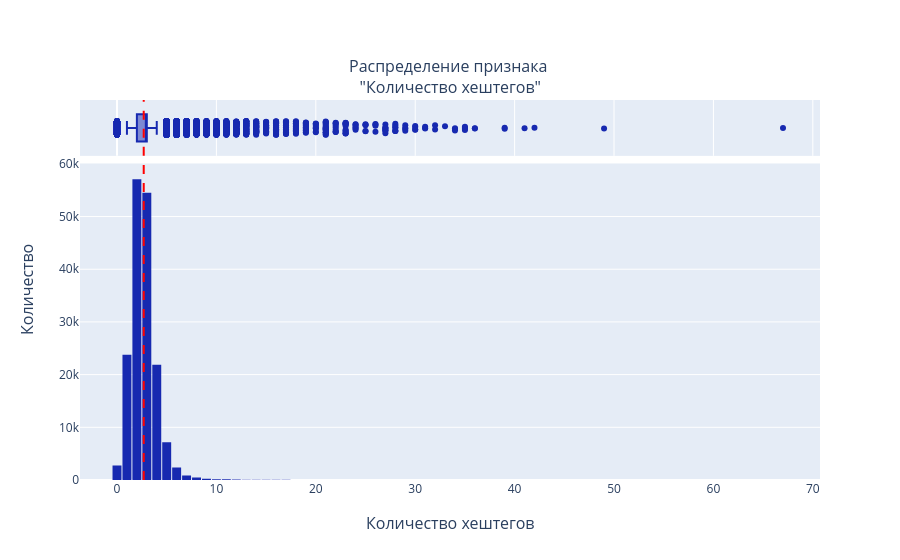

The notebook cell this image was saved under:
### Code cell
df_msgs['count_tags'] = df_msgs['tags'].apply(lambda x: len(x))

# Построение распределения количества тегов
plot_numerical_feature(df_msgs, 'count_tags', 'Количество хештегов')

### Figure 1 — Plotly figure (JSON) as saved in the notebook; plotly's stock layout.template omitted (floating-point values rounded to 4 significant figures; data arrays with more than 128 entries replaced by an {"elided": "..."} marker saying what was removed)
{"data": [{"jitter": 0.5, "marker": {"color": "#1729B0"}, "name": "", "showlegend": false, "type": "box", "x": {"elided": "171855 int values"}, "xaxis": "x", "yaxis": "y"}, {"marker": {"color": "#1729B0"}, "name": "Количество хештегов", "showlegend": false, "type": "histogram", "x": {"elided": "171855 int values"}, "xaxis": "x2", "yaxis": "y2"}], "layout": {"annotations": [{"font": {"size": 16}, "showarrow": false, "text": "Распределение признака <br>\"Количество хештегов\"", "x": 0.5, "xanchor": "center", "xref": "paper", "y": 1, "yanchor": "bottom", "yref": "paper"}, {"font": {"size": 16}, "showarrow": false, "text": "Количество хештегов", "x": 0.5, "xanchor": "center", "xref": "paper", "y": 0, "yanchor": "top", "yref": "paper", "yshift": -30}, {"font": {"size": 16}, "showarrow": false, "text": "Количество", "textangle": -90, "x": 0, "xanchor": "right", "xref": "paper", "xshift": -40, "y": 0.5, "yanchor": "middle", "yref": "paper"}], "autosize": true, "bargap": 0.1, "shapes": [{"line": {"color": "Red", "dash": "dash"}, "type": "line", "x0": 2.688, "x1": 2.688, "xref": "x", "y0": 0, "y1": 1, "yref": "y domain"}, {"line": {"color": "Red", "dash": "dash"}, "type": "line", "x0": 2.688, "x1": 2.688, "xref": "x2", "y0": 0, "y1": 1, "yref": "y2 domain"}], "xaxis": {"anchor": "y", "domain": [0, 1], "matches": "x2", "showticklabels": false}, "xaxis2": {"anchor": "y2", "domain": [0, 1]}, "yaxis": {"anchor": "x", "domain": [0.853, 1]}, "yaxis2": {"anchor": "x2", "domain": [0, 0.833]}}}
